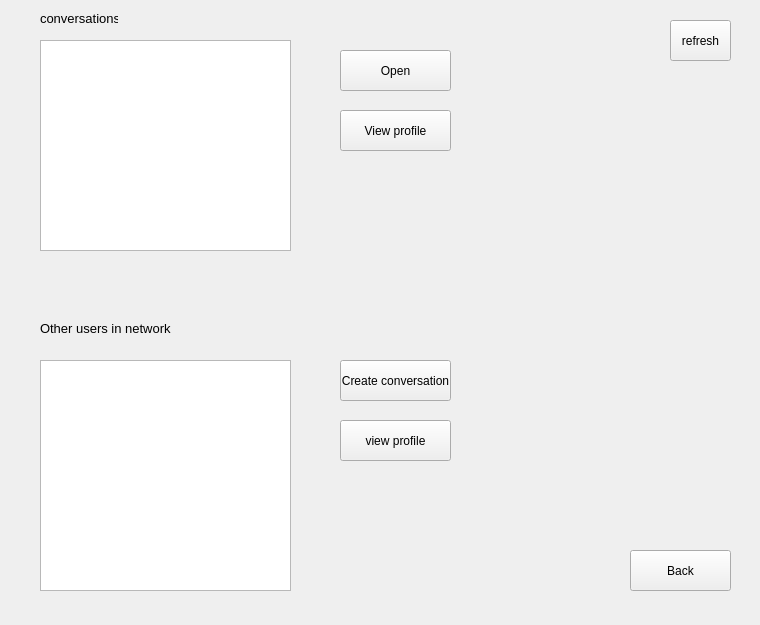
<?xml version="1.0" encoding="UTF-8"?>
<ui version="4.0">
 <class>Form_direct</class>
 <widget class="QWidget" name="Form_direct">
  <property name="geometry">
   <rect>
    <x>0</x>
    <y>0</y>
    <width>760</width>
    <height>625</height>
   </rect>
  </property>
  <property name="windowTitle">
   <string>Direct</string>
  </property>
  <widget class="QLabel" name="label">
   <property name="geometry">
    <rect>
     <x>40</x>
     <y>10</y>
     <width>78</width>
     <height>16</height>
    </rect>
   </property>
   <property name="font">
    <font>
     <pointsize>10</pointsize>
    </font>
   </property>
   <property name="text">
    <string>conversations</string>
   </property>
  </widget>
  <widget class="QListWidget" name="listWidget_conversation">
   <property name="geometry">
    <rect>
     <x>40</x>
     <y>40</y>
     <width>251</width>
     <height>211</height>
    </rect>
   </property>
  </widget>
  <widget class="QLabel" name="label_2">
   <property name="geometry">
    <rect>
     <x>40</x>
     <y>320</y>
     <width>131</width>
     <height>16</height>
    </rect>
   </property>
   <property name="font">
    <font>
     <pointsize>10</pointsize>
    </font>
   </property>
   <property name="text">
    <string>Other users in network</string>
   </property>
  </widget>
  <widget class="QListWidget" name="listWidget_other_users_in_network">
   <property name="geometry">
    <rect>
     <x>40</x>
     <y>360</y>
     <width>251</width>
     <height>231</height>
    </rect>
   </property>
  </widget>
  <widget class="QPushButton" name="pushButton_open">
   <property name="geometry">
    <rect>
     <x>340</x>
     <y>50</y>
     <width>111</width>
     <height>41</height>
    </rect>
   </property>
   <property name="text">
    <string>Open</string>
   </property>
  </widget>
  <widget class="QPushButton" name="pushButton_view_profile_conversation">
   <property name="geometry">
    <rect>
     <x>340</x>
     <y>110</y>
     <width>111</width>
     <height>41</height>
    </rect>
   </property>
   <property name="text">
    <string>View profile</string>
   </property>
  </widget>
  <widget class="QPushButton" name="pushButton_create_conversation">
   <property name="geometry">
    <rect>
     <x>340</x>
     <y>360</y>
     <width>111</width>
     <height>41</height>
    </rect>
   </property>
   <property name="text">
    <string>Create conversation</string>
   </property>
  </widget>
  <widget class="QPushButton" name="pushButton_view_profile_other">
   <property name="geometry">
    <rect>
     <x>340</x>
     <y>420</y>
     <width>111</width>
     <height>41</height>
    </rect>
   </property>
   <property name="text">
    <string>view profile</string>
   </property>
  </widget>
  <widget class="QPushButton" name="pushButton_refresh">
   <property name="geometry">
    <rect>
     <x>670</x>
     <y>20</y>
     <width>61</width>
     <height>41</height>
    </rect>
   </property>
   <property name="text">
    <string>refresh</string>
   </property>
  </widget>
  <widget class="QPushButton" name="pushButton_back">
   <property name="geometry">
    <rect>
     <x>630</x>
     <y>550</y>
     <width>101</width>
     <height>41</height>
    </rect>
   </property>
   <property name="text">
    <string>Back</string>
   </property>
  </widget>
  <widget class="QLabel" name="label_message">
   <property name="geometry">
    <rect>
     <x>340</x>
     <y>490</y>
     <width>231</width>
     <height>31</height>
    </rect>
   </property>
   <property name="text">
    <string/>
   </property>
  </widget>
 </widget>
 <resources/>
 <connections/>
</ui>
